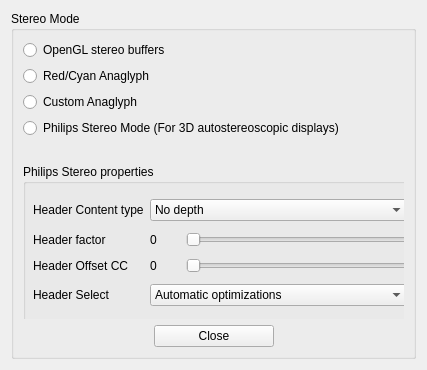
<?xml version="1.0" encoding="UTF-8"?>
<ui version="4.0">
 <class>StereoSettingsWidget</class>
 <widget class="QWidget" name="StereoSettingsWidget">
  <property name="geometry">
   <rect>
    <x>0</x>
    <y>0</y>
    <width>427</width>
    <height>370</height>
   </rect>
  </property>
  <property name="sizePolicy">
   <sizepolicy hsizetype="Preferred" vsizetype="MinimumExpanding">
    <horstretch>0</horstretch>
    <verstretch>0</verstretch>
   </sizepolicy>
  </property>
  <property name="windowTitle">
   <string>Stereo Settings</string>
  </property>
  <layout class="QVBoxLayout" name="verticalLayout">
   <item>
    <widget class="QGroupBox" name="groupBox_5">
     <property name="sizePolicy">
      <sizepolicy hsizetype="Preferred" vsizetype="MinimumExpanding">
       <horstretch>0</horstretch>
       <verstretch>0</verstretch>
      </sizepolicy>
     </property>
     <property name="title">
      <string>Stereo Mode</string>
     </property>
     <layout class="QVBoxLayout" name="verticalLayout_2">
      <item>
       <widget class="QRadioButton" name="stereoOpengl">
        <property name="text">
         <string>OpenGL stereo buffers</string>
        </property>
       </widget>
      </item>
      <item>
       <widget class="QRadioButton" name="stereoAnaglyph">
        <property name="text">
         <string>Red/Cyan Anaglyph</string>
        </property>
       </widget>
      </item>
      <item>
       <widget class="QRadioButton" name="stereoCustomAnaglyph">
        <property name="text">
         <string>Custom Anaglyph</string>
        </property>
       </widget>
      </item>
      <item>
       <widget class="QRadioButton" name="stereoPhilips">
        <property name="text">
         <string>Philips Stereo Mode (For 3D autostereoscopic displays)</string>
        </property>
       </widget>
      </item>
      <item>
       <widget class="QStackedWidget" name="stackedWidget">
        <property name="sizePolicy">
         <sizepolicy hsizetype="Preferred" vsizetype="MinimumExpanding">
          <horstretch>0</horstretch>
          <verstretch>0</verstretch>
         </sizepolicy>
        </property>
        <property name="currentIndex">
         <number>1</number>
        </property>
        <widget class="QWidget" name="page">
         <widget class="QGroupBox" name="groupBox_7">
          <property name="geometry">
           <rect>
            <x>0</x>
            <y>20</y>
            <width>381</width>
            <height>101</height>
           </rect>
          </property>
          <property name="title">
           <string>View properties</string>
          </property>
          <layout class="QHBoxLayout" name="horizontalLayout_15">
           <item>
            <layout class="QVBoxLayout" name="verticalLayout_18">
             <item>
              <widget class="QLabel" name="label_11">
               <property name="text">
                <string>Eye distance:</string>
               </property>
              </widget>
             </item>
             <item>
              <widget class="QLabel" name="label_12">
               <property name="text">
                <string>Focal distance:</string>
               </property>
              </widget>
             </item>
            </layout>
           </item>
           <item>
            <layout class="QVBoxLayout" name="verticalLayout_20">
             <item>
              <layout class="QHBoxLayout" name="horizontalLayout_14">
               <item>
                <widget class="QDoubleSpinBox" name="eyeDistance">
                 <property name="decimals">
                  <number>4</number>
                 </property>
                 <property name="maximum">
                  <double>1.000000000000000</double>
                 </property>
                 <property name="singleStep">
                  <double>0.010000000000000</double>
                 </property>
                </widget>
               </item>
               <item>
                <spacer name="horizontalSpacer_8">
                 <property name="orientation">
                  <enum>Qt::Horizontal</enum>
                 </property>
                 <property name="sizeHint" stdset="0">
                  <size>
                   <width>40</width>
                   <height>20</height>
                  </size>
                 </property>
                </spacer>
               </item>
              </layout>
             </item>
             <item>
              <layout class="QHBoxLayout" name="horizontalLayout_16">
               <item>
                <widget class="QLabel" name="label_13">
                 <property name="font">
                  <font>
                   <weight>75</weight>
                   <bold>true</bold>
                  </font>
                 </property>
                 <property name="text">
                  <string>Near</string>
                 </property>
                </widget>
               </item>
               <item>
                <widget class="QSlider" name="focalDistance">
                 <property name="maximum">
                  <number>1000</number>
                 </property>
                 <property name="singleStep">
                  <number>10</number>
                 </property>
                 <property name="pageStep">
                  <number>100</number>
                 </property>
                 <property name="value">
                  <number>50</number>
                 </property>
                 <property name="orientation">
                  <enum>Qt::Horizontal</enum>
                 </property>
                </widget>
               </item>
               <item>
                <widget class="QLabel" name="label_14">
                 <property name="font">
                  <font>
                   <weight>75</weight>
                   <bold>true</bold>
                  </font>
                 </property>
                 <property name="text">
                  <string>Far</string>
                 </property>
                </widget>
               </item>
              </layout>
             </item>
            </layout>
           </item>
          </layout>
         </widget>
        </widget>
        <widget class="QWidget" name="page_2">
         <widget class="QGroupBox" name="groupBox">
          <property name="geometry">
           <rect>
            <x>0</x>
            <y>20</y>
            <width>391</width>
            <height>171</height>
           </rect>
          </property>
          <property name="sizePolicy">
           <sizepolicy hsizetype="Preferred" vsizetype="MinimumExpanding">
            <horstretch>0</horstretch>
            <verstretch>0</verstretch>
           </sizepolicy>
          </property>
          <property name="title">
           <string>Philips Stereo properties</string>
          </property>
          <widget class="QWidget" name="gridLayoutWidget">
           <property name="geometry">
            <rect>
             <x>10</x>
             <y>30</y>
             <width>375</width>
             <height>121</height>
            </rect>
           </property>
           <layout class="QGridLayout" name="gridLayout">
            <item row="0" column="0">
             <widget class="QLabel" name="label">
              <property name="text">
               <string>Header Content type</string>
              </property>
             </widget>
            </item>
            <item row="0" column="1">
             <widget class="QComboBox" name="headerContentType">
              <item>
               <property name="text">
                <string>No depth</string>
               </property>
              </item>
              <item>
               <property name="text">
                <string>Signage</string>
               </property>
              </item>
              <item>
               <property name="text">
                <string>Movie</string>
               </property>
              </item>
              <item>
               <property name="text">
                <string>Game</string>
               </property>
              </item>
              <item>
               <property name="text">
                <string>CGI</string>
               </property>
              </item>
              <item>
               <property name="text">
                <string>Still</string>
               </property>
              </item>
             </widget>
            </item>
            <item row="1" column="0">
             <widget class="QLabel" name="label_2">
              <property name="text">
               <string>Header factor</string>
              </property>
             </widget>
            </item>
            <item row="2" column="0">
             <widget class="QLabel" name="label_3">
              <property name="text">
               <string>Header Offset CC</string>
              </property>
             </widget>
            </item>
            <item row="3" column="0">
             <widget class="QLabel" name="label_4">
              <property name="text">
               <string>Header Select</string>
              </property>
             </widget>
            </item>
            <item row="3" column="1">
             <widget class="QComboBox" name="headerSelect">
              <item>
               <property name="text">
                <string>Automatic optimizations</string>
               </property>
              </item>
              <item>
               <property name="text">
                <string>Header provided factor</string>
               </property>
              </item>
              <item>
               <property name="text">
                <string>Header provided offset</string>
               </property>
              </item>
              <item>
               <property name="text">
                <string>Header provided factor and offset</string>
               </property>
              </item>
             </widget>
            </item>
            <item row="1" column="1">
             <layout class="QHBoxLayout" name="horizontalLayout_2">
              <item>
               <widget class="QLabel" name="factorCounter">
                <property name="minimumSize">
                 <size>
                  <width>30</width>
                  <height>0</height>
                 </size>
                </property>
                <property name="maximumSize">
                 <size>
                  <width>30</width>
                  <height>16777215</height>
                 </size>
                </property>
                <property name="layoutDirection">
                 <enum>Qt::RightToLeft</enum>
                </property>
                <property name="text">
                 <string>0</string>
                </property>
               </widget>
              </item>
              <item>
               <widget class="QSlider" name="headerFactor">
                <property name="maximum">
                 <number>255</number>
                </property>
                <property name="orientation">
                 <enum>Qt::Horizontal</enum>
                </property>
               </widget>
              </item>
             </layout>
            </item>
            <item row="2" column="1">
             <layout class="QHBoxLayout" name="horizontalLayout_3">
              <item>
               <widget class="QLabel" name="offsetCounter">
                <property name="sizePolicy">
                 <sizepolicy hsizetype="Preferred" vsizetype="Preferred">
                  <horstretch>0</horstretch>
                  <verstretch>0</verstretch>
                 </sizepolicy>
                </property>
                <property name="minimumSize">
                 <size>
                  <width>30</width>
                  <height>0</height>
                 </size>
                </property>
                <property name="maximumSize">
                 <size>
                  <width>30</width>
                  <height>16777215</height>
                 </size>
                </property>
                <property name="layoutDirection">
                 <enum>Qt::RightToLeft</enum>
                </property>
                <property name="text">
                 <string>0</string>
                </property>
               </widget>
              </item>
              <item>
               <widget class="QSlider" name="headerOffsetCC">
                <property name="enabled">
                 <bool>true</bool>
                </property>
                <property name="maximum">
                 <number>255</number>
                </property>
                <property name="orientation">
                 <enum>Qt::Horizontal</enum>
                </property>
               </widget>
              </item>
             </layout>
            </item>
           </layout>
          </widget>
         </widget>
        </widget>
       </widget>
      </item>
      <item>
       <layout class="QHBoxLayout" name="horizontalLayout">
        <item>
         <spacer name="horizontalSpacer">
          <property name="orientation">
           <enum>Qt::Horizontal</enum>
          </property>
          <property name="sizeHint" stdset="0">
           <size>
            <width>40</width>
            <height>20</height>
           </size>
          </property>
         </spacer>
        </item>
        <item>
         <widget class="QPushButton" name="closeButton">
          <property name="minimumSize">
           <size>
            <width>120</width>
            <height>0</height>
           </size>
          </property>
          <property name="text">
           <string>Close</string>
          </property>
         </widget>
        </item>
        <item>
         <spacer name="horizontalSpacer_2">
          <property name="orientation">
           <enum>Qt::Horizontal</enum>
          </property>
          <property name="sizeHint" stdset="0">
           <size>
            <width>40</width>
            <height>20</height>
           </size>
          </property>
         </spacer>
        </item>
       </layout>
      </item>
     </layout>
    </widget>
   </item>
  </layout>
 </widget>
 <resources/>
 <connections/>
</ui>
